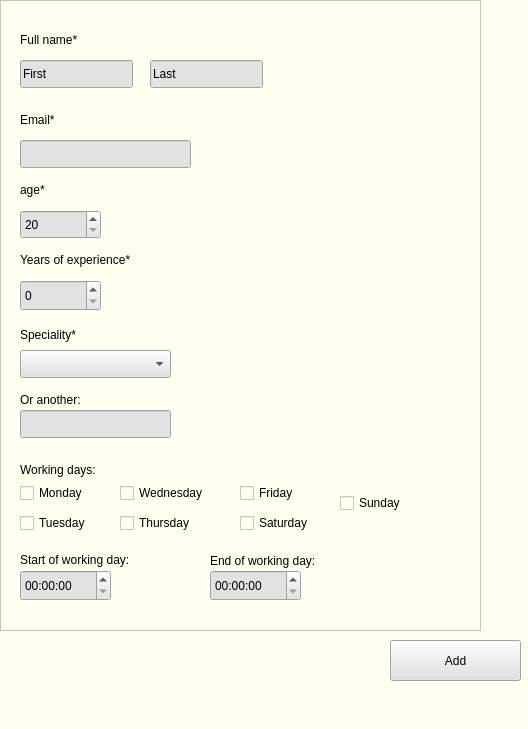
<?xml version="1.0" encoding="UTF-8"?>
<ui version="4.0">
 <class>Registration_form_doctor</class>
 <widget class="QMainWindow" name="Registration_form_doctor">
  <property name="geometry">
   <rect>
    <x>0</x>
    <y>0</y>
    <width>528</width>
    <height>729</height>
   </rect>
  </property>
  <property name="windowTitle">
   <string>MainWindow</string>
  </property>
  <property name="styleSheet">
   <string notr="true">background-color: rgb(255, 255, 240);</string>
  </property>
  <widget class="QWidget" name="centralwidget">
   <widget class="QFrame" name="frame">
    <property name="geometry">
     <rect>
      <x>0</x>
      <y>0</y>
      <width>481</width>
      <height>631</height>
     </rect>
    </property>
    <property name="styleSheet">
     <string notr="true">color: rgb(0, 0, 0);
background-color: rgb(255, 255, 240);</string>
    </property>
    <property name="frameShape">
     <enum>QFrame::StyledPanel</enum>
    </property>
    <property name="frameShadow">
     <enum>QFrame::Raised</enum>
    </property>
    <widget class="QLabel" name="label">
     <property name="geometry">
      <rect>
       <x>20</x>
       <y>30</y>
       <width>71</width>
       <height>20</height>
      </rect>
     </property>
     <property name="text">
      <string>Full name*</string>
     </property>
    </widget>
    <widget class="QLineEdit" name="lineEdit_doctorFirstName">
     <property name="geometry">
      <rect>
       <x>20</x>
       <y>60</y>
       <width>113</width>
       <height>28</height>
      </rect>
     </property>
     <property name="styleSheet">
      <string notr="true">background-color: rgb(226, 226, 226);</string>
     </property>
     <property name="text">
      <string>First</string>
     </property>
    </widget>
    <widget class="QLineEdit" name="lineEdit_doctorLastName">
     <property name="geometry">
      <rect>
       <x>150</x>
       <y>60</y>
       <width>113</width>
       <height>28</height>
      </rect>
     </property>
     <property name="styleSheet">
      <string notr="true">background-color: rgb(226, 226, 226);</string>
     </property>
     <property name="text">
      <string>Last</string>
     </property>
    </widget>
    <widget class="QLabel" name="label_2">
     <property name="geometry">
      <rect>
       <x>20</x>
       <y>110</y>
       <width>63</width>
       <height>20</height>
      </rect>
     </property>
     <property name="text">
      <string>Email*</string>
     </property>
    </widget>
    <widget class="QLineEdit" name="lineEdit_doctorEmail">
     <property name="geometry">
      <rect>
       <x>20</x>
       <y>140</y>
       <width>171</width>
       <height>28</height>
      </rect>
     </property>
     <property name="styleSheet">
      <string notr="true">background-color: rgb(226, 226, 226);</string>
     </property>
    </widget>
    <widget class="QLabel" name="label_3">
     <property name="geometry">
      <rect>
       <x>20</x>
       <y>180</y>
       <width>63</width>
       <height>20</height>
      </rect>
     </property>
     <property name="text">
      <string>age*</string>
     </property>
    </widget>
    <widget class="QSpinBox" name="spinBox_doctorAge">
     <property name="geometry">
      <rect>
       <x>20</x>
       <y>210</y>
       <width>81</width>
       <height>29</height>
      </rect>
     </property>
     <property name="styleSheet">
      <string notr="true">background-color: rgb(226, 226, 226);</string>
     </property>
     <property name="minimum">
      <number>20</number>
     </property>
    </widget>
    <widget class="QLabel" name="label_4">
     <property name="geometry">
      <rect>
       <x>20</x>
       <y>250</y>
       <width>141</width>
       <height>20</height>
      </rect>
     </property>
     <property name="text">
      <string>Years of experience*</string>
     </property>
    </widget>
    <widget class="QSpinBox" name="spinBox_doctorExp">
     <property name="geometry">
      <rect>
       <x>20</x>
       <y>280</y>
       <width>81</width>
       <height>31</height>
      </rect>
     </property>
     <property name="styleSheet">
      <string notr="true">background-color: rgb(226, 226, 226);</string>
     </property>
    </widget>
    <widget class="QLabel" name="label_5">
     <property name="geometry">
      <rect>
       <x>20</x>
       <y>319</y>
       <width>101</width>
       <height>31</height>
      </rect>
     </property>
     <property name="text">
      <string>Speciality*</string>
     </property>
    </widget>
    <widget class="QComboBox" name="comboBox_speciality">
     <property name="geometry">
      <rect>
       <x>20</x>
       <y>350</y>
       <width>151</width>
       <height>28</height>
      </rect>
     </property>
     <property name="styleSheet">
      <string notr="true">background-color: rgb(226, 226, 226);</string>
     </property>
    </widget>
    <widget class="QLabel" name="label_6">
     <property name="geometry">
      <rect>
       <x>20</x>
       <y>390</y>
       <width>101</width>
       <height>20</height>
      </rect>
     </property>
     <property name="text">
      <string>Or another:</string>
     </property>
    </widget>
    <widget class="QLineEdit" name="lineEdit_newSpec">
     <property name="geometry">
      <rect>
       <x>20</x>
       <y>410</y>
       <width>151</width>
       <height>28</height>
      </rect>
     </property>
     <property name="styleSheet">
      <string notr="true">background-color: rgb(226, 226, 226);</string>
     </property>
    </widget>
    <widget class="QLabel" name="label_7">
     <property name="geometry">
      <rect>
       <x>20</x>
       <y>460</y>
       <width>101</width>
       <height>20</height>
      </rect>
     </property>
     <property name="text">
      <string>Working days:</string>
     </property>
    </widget>
    <widget class="QCheckBox" name="checkbox_Monday">
     <property name="geometry">
      <rect>
       <x>20</x>
       <y>480</y>
       <width>93</width>
       <height>26</height>
      </rect>
     </property>
     <property name="text">
      <string>Monday</string>
     </property>
    </widget>
    <widget class="QCheckBox" name="checkbox_Tuesday">
     <property name="geometry">
      <rect>
       <x>20</x>
       <y>510</y>
       <width>93</width>
       <height>26</height>
      </rect>
     </property>
     <property name="text">
      <string>Tuesday</string>
     </property>
    </widget>
    <widget class="QCheckBox" name="checkbox_Wednesday">
     <property name="geometry">
      <rect>
       <x>120</x>
       <y>480</y>
       <width>101</width>
       <height>26</height>
      </rect>
     </property>
     <property name="text">
      <string>Wednesday</string>
     </property>
    </widget>
    <widget class="QCheckBox" name="checkbox_Thursday">
     <property name="geometry">
      <rect>
       <x>120</x>
       <y>510</y>
       <width>93</width>
       <height>26</height>
      </rect>
     </property>
     <property name="text">
      <string>Thursday</string>
     </property>
    </widget>
    <widget class="QCheckBox" name="checkbox_Friday">
     <property name="geometry">
      <rect>
       <x>240</x>
       <y>480</y>
       <width>93</width>
       <height>26</height>
      </rect>
     </property>
     <property name="text">
      <string>Friday</string>
     </property>
    </widget>
    <widget class="QCheckBox" name="checkbox_Saturday">
     <property name="geometry">
      <rect>
       <x>240</x>
       <y>510</y>
       <width>93</width>
       <height>26</height>
      </rect>
     </property>
     <property name="text">
      <string>Saturday</string>
     </property>
    </widget>
    <widget class="QCheckBox" name="checkbox_Sunday">
     <property name="geometry">
      <rect>
       <x>340</x>
       <y>490</y>
       <width>93</width>
       <height>26</height>
      </rect>
     </property>
     <property name="text">
      <string>Sunday</string>
     </property>
    </widget>
    <widget class="QLabel" name="label_8">
     <property name="geometry">
      <rect>
       <x>20</x>
       <y>550</y>
       <width>171</width>
       <height>20</height>
      </rect>
     </property>
     <property name="text">
      <string>Start of working day:</string>
     </property>
    </widget>
    <widget class="QTimeEdit" name="timeEdit_start">
     <property name="geometry">
      <rect>
       <x>20</x>
       <y>570</y>
       <width>91</width>
       <height>31</height>
      </rect>
     </property>
     <property name="styleSheet">
      <string notr="true">background-color: rgb(226, 226, 226);</string>
     </property>
    </widget>
    <widget class="QLabel" name="label_9">
     <property name="geometry">
      <rect>
       <x>210</x>
       <y>550</y>
       <width>141</width>
       <height>21</height>
      </rect>
     </property>
     <property name="text">
      <string>End of working day:</string>
     </property>
    </widget>
    <widget class="QTimeEdit" name="timeEdit_end">
     <property name="geometry">
      <rect>
       <x>210</x>
       <y>570</y>
       <width>91</width>
       <height>31</height>
      </rect>
     </property>
     <property name="styleSheet">
      <string notr="true">background-color: rgb(226, 226, 226);</string>
     </property>
    </widget>
   </widget>
   <widget class="QPushButton" name="pushButton_add">
    <property name="geometry">
     <rect>
      <x>390</x>
      <y>640</y>
      <width>131</width>
      <height>41</height>
     </rect>
    </property>
    <property name="styleSheet">
     <string notr="true">background-color: rgb(226, 226, 226);
color: rgb(0, 0, 0);</string>
    </property>
    <property name="text">
     <string>Add</string>
    </property>
   </widget>
  </widget>
  <widget class="QMenuBar" name="menubar">
   <property name="geometry">
    <rect>
     <x>0</x>
     <y>0</y>
     <width>528</width>
     <height>25</height>
    </rect>
   </property>
  </widget>
  <widget class="QStatusBar" name="statusbar"/>
 </widget>
 <resources/>
 <connections/>
</ui>
